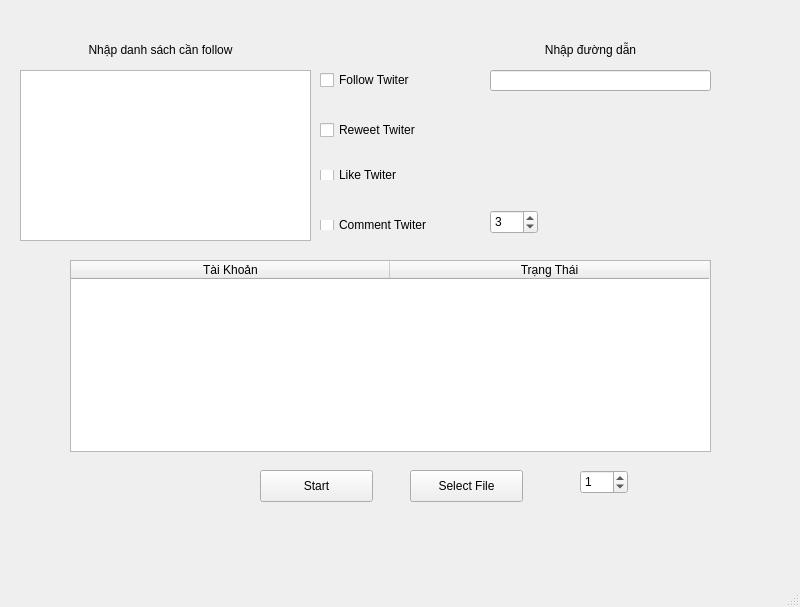
<?xml version="1.0" encoding="UTF-8"?>
<ui version="4.0">
 <class>MainWindow</class>
 <widget class="QMainWindow" name="MainWindow">
  <property name="geometry">
   <rect>
    <x>0</x>
    <y>0</y>
    <width>800</width>
    <height>607</height>
   </rect>
  </property>
  <property name="windowTitle">
   <string>MainWindow</string>
  </property>
  <widget class="QWidget" name="centralwidget">
   <widget class="QTextEdit" name="textEdit">
    <property name="geometry">
     <rect>
      <x>20</x>
      <y>70</y>
      <width>291</width>
      <height>171</height>
     </rect>
    </property>
   </widget>
   <widget class="QLabel" name="label">
    <property name="geometry">
     <rect>
      <x>20</x>
      <y>40</y>
      <width>281</width>
      <height>20</height>
     </rect>
    </property>
    <property name="text">
     <string>Nhập danh sách cần follow</string>
    </property>
    <property name="alignment">
     <set>Qt::AlignCenter</set>
    </property>
   </widget>
   <widget class="QLineEdit" name="lineEdit">
    <property name="geometry">
     <rect>
      <x>490</x>
      <y>70</y>
      <width>221</width>
      <height>21</height>
     </rect>
    </property>
   </widget>
   <widget class="QLabel" name="label_2">
    <property name="geometry">
     <rect>
      <x>450</x>
      <y>40</y>
      <width>281</width>
      <height>20</height>
     </rect>
    </property>
    <property name="text">
     <string>Nhập đường dẫn</string>
    </property>
    <property name="alignment">
     <set>Qt::AlignCenter</set>
    </property>
   </widget>
   <widget class="QCheckBox" name="checkBox">
    <property name="geometry">
     <rect>
      <x>320</x>
      <y>70</y>
      <width>151</width>
      <height>20</height>
     </rect>
    </property>
    <property name="text">
     <string>Follow Twiter</string>
    </property>
   </widget>
   <widget class="QCheckBox" name="checkBox_2">
    <property name="geometry">
     <rect>
      <x>320</x>
      <y>120</y>
      <width>151</width>
      <height>20</height>
     </rect>
    </property>
    <property name="text">
     <string>Reweet Twiter</string>
    </property>
   </widget>
   <widget class="QCheckBox" name="checkBox_3">
    <property name="geometry">
     <rect>
      <x>320</x>
      <y>170</y>
      <width>151</width>
      <height>10</height>
     </rect>
    </property>
    <property name="text">
     <string>Like Twiter</string>
    </property>
   </widget>
   <widget class="QCheckBox" name="checkBox_4">
    <property name="geometry">
     <rect>
      <x>320</x>
      <y>220</y>
      <width>151</width>
      <height>10</height>
     </rect>
    </property>
    <property name="text">
     <string>Comment Twiter</string>
    </property>
   </widget>
   <widget class="QSpinBox" name="spinBox">
    <property name="geometry">
     <rect>
      <x>490</x>
      <y>210</y>
      <width>48</width>
      <height>24</height>
     </rect>
    </property>
    <property name="minimum">
     <number>1</number>
    </property>
    <property name="value">
     <number>3</number>
    </property>
   </widget>
   <widget class="QTableWidget" name="tableWidget">
    <property name="geometry">
     <rect>
      <x>70</x>
      <y>260</y>
      <width>641</width>
      <height>192</height>
     </rect>
    </property>
    <attribute name="horizontalHeaderDefaultSectionSize">
     <number>319</number>
    </attribute>
    <column>
     <property name="text">
      <string>Tài Khoản</string>
     </property>
    </column>
    <column>
     <property name="text">
      <string>Trạng Thái</string>
     </property>
    </column>
   </widget>
   <widget class="QPushButton" name="pushButton">
    <property name="geometry">
     <rect>
      <x>260</x>
      <y>470</y>
      <width>113</width>
      <height>32</height>
     </rect>
    </property>
    <property name="text">
     <string>Start</string>
    </property>
   </widget>
   <widget class="QPushButton" name="pushButton_2">
    <property name="geometry">
     <rect>
      <x>410</x>
      <y>470</y>
      <width>113</width>
      <height>32</height>
     </rect>
    </property>
    <property name="text">
     <string>Select File</string>
    </property>
   </widget>
   <widget class="QSpinBox" name="spinBox_2">
    <property name="geometry">
     <rect>
      <x>580</x>
      <y>470</y>
      <width>48</width>
      <height>24</height>
     </rect>
    </property>
    <property name="value">
     <number>1</number>
    </property>
   </widget>
  </widget>
  <widget class="QMenuBar" name="menubar">
   <property name="geometry">
    <rect>
     <x>0</x>
     <y>0</y>
     <width>800</width>
     <height>24</height>
    </rect>
   </property>
  </widget>
  <widget class="QStatusBar" name="statusbar"/>
 </widget>
 <resources/>
 <connections/>
</ui>
